Frame 1 (no input): blank canvas, image omitted
Frame 60 (the mouse pressed at the canvas centre just before this capture): blank canvas, image omitted
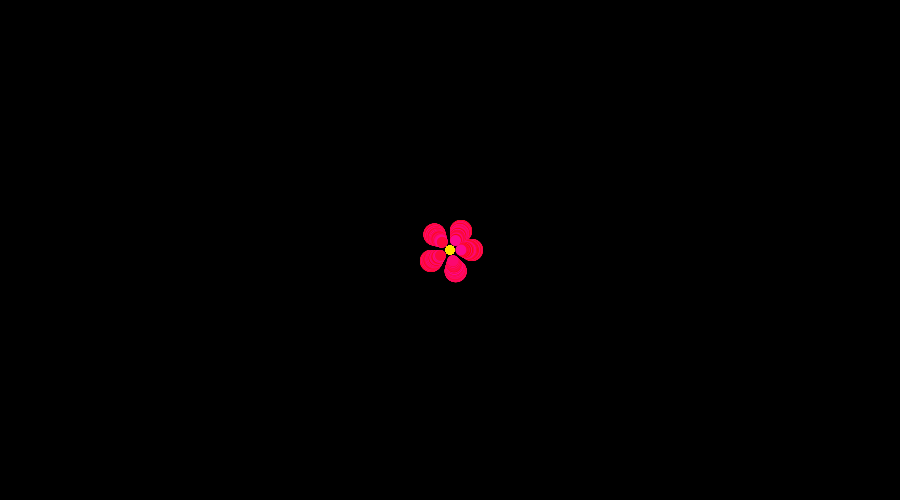
Frame 120 (the mouse held since frame 60 and released just before this capture)

The Processing sketch whose frames 1 and 60 were blank and that drew this single picture after the mouse press (run headless with seeded random() and noise(); from frame 60 on, the mouse is pressed at the canvas centre):

// Processing sketch: processing_92246
// ── processing_92246.pde

int angle = 0;
boolean check=false;
 
void setup(){
  size (900,500);
  background (0);
}
 
void draw(){
  if(mousePressed){
    if(mouseButton == RIGHT){
      line(mouseX, mouseY, mouseX, 500);
        stroke(23,211,34);
        strokeWeight(6);
         
    }else{
    noStroke();
    if(angle==71){
      check=true;
    }
    if(angle==0){
      check=false;
    }
    if(check){
      angle-=1;
    }
    else{
      angle += 1;
    }
    // Unterschiedlich grosse Blätter aus: http://www.processing.org/learning/topics/pulses.html
    float val = cos(radians(angle)) * 22.0;
    for (int a = 0; a < 360; a += 75) {
      float xoff = cos(radians(a)) * val;
      float yoff = sin(radians(a)) * val;
      fill(252,8,random(155)); //random Farbe Blätter 
      ellipse(mouseX + xoff, mouseY + yoff, val, val);
    }
    fill(255, 226, 0); //Punkte
    ellipse(mouseX, mouseY, 9, 9);
    }
}

}
